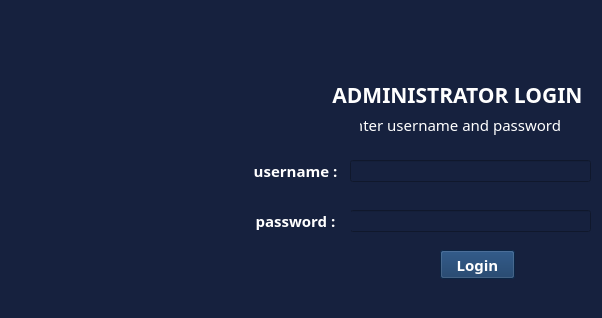
    <widget class="QWidget" name="tab">
     <property name="font">
      <font>
       <pointsize>14</pointsize>
      </font>
     </property>
     <property name="styleSheet">
      <string notr="true">background-color: rgb(22, 33, 62);</string>
     </property>
     <attribute name="title">
      <string>Login</string>
     </attribute>
     <widget class="QLabel" name="label_2">
      <property name="geometry">
       <rect>
        <x>322</x>
        <y>80</y>
        <width>271</width>
        <height>29</height>
       </rect>
      </property>
      <property name="font">
       <font>
        <family>Poppins</family>
        <pointsize>16</pointsize>
        <weight>75</weight>
        <bold>true</bold>
        <kerning>true</kerning>
       </font>
      </property>
      <property name="layoutDirection">
       <enum>Qt::LeftToRight</enum>
      </property>
      <property name="styleSheet">
       <string notr="true">color: rgb(255, 255, 255);</string>
      </property>
      <property name="text">
       <string>ADMINISTRATOR LOGIN</string>
      </property>
      <property name="scaledContents">
       <bool>true</bool>
      </property>
      <property name="alignment">
       <set>Qt::AlignCenter</set>
      </property>
     </widget>
     <widget class="QLabel" name="label_3">
      <property name="geometry">
       <rect>
        <x>360</x>
        <y>110</y>
        <width>201</width>
        <height>29</height>
       </rect>
      </property>
      <property name="font">
       <font>
        <family>Poppins</family>
        <pointsize>11</pointsize>
        <weight>50</weight>
        <italic>false</italic>
        <bold>false</bold>
        <kerning>true</kerning>
       </font>
      </property>
      <property name="layoutDirection">
       <enum>Qt::LeftToRight</enum>
      </property>
      <property name="styleSheet">
       <string notr="true">color: rgb(255, 255, 255);</string>
      </property>
      <property name="text">
       <string>Enter username and password</string>
      </property>
      <property name="scaledContents">
       <bool>true</bool>
      </property>
      <property name="alignment">
       <set>Qt::AlignRight|Qt::AlignTrailing|Qt::AlignVCenter</set>
      </property>
     </widget>
     <widget class="QLabel" name="label_4">
      <property name="geometry">
       <rect>
        <x>240</x>
        <y>150</y>
        <width>111</width>
        <height>41</height>
       </rect>
      </property>
      <property name="font">
       <font>
        <family>Poppins</family>
        <pointsize>11</pointsize>
        <weight>75</weight>
        <italic>false</italic>
        <bold>true</bold>
        <kerning>true</kerning>
       </font>
      </property>
      <property name="layoutDirection">
       <enum>Qt::LeftToRight</enum>
      </property>
      <property name="styleSheet">
       <string notr="true">color: rgb(255, 255, 255);</string>
      </property>
      <property name="text">
       <string>username :</string>
      </property>
      <property name="scaledContents">
       <bool>true</bool>
      </property>
      <property name="alignment">
       <set>Qt::AlignCenter</set>
      </property>
     </widget>
     <widget class="QLineEdit" name="tb01">
      <property name="geometry">
       <rect>
        <x>350</x>
        <y>160</y>
        <width>241</width>
        <height>22</height>
       </rect>
      </property>
      <property name="font">
       <font>
        <family>Poppins Medium</family>
        <pointsize>11</pointsize>
       </font>
      </property>
      <property name="styleSheet">
       <string notr="true">color: rgb(255, 255, 255);</string>
      </property>
      <property name="text">
       <string/>
      </property>
     </widget>
     <widget class="QLineEdit" name="tb02">
      <property name="geometry">
       <rect>
        <x>350</x>
        <y>210</y>
        <width>241</width>
        <height>22</height>
       </rect>
      </property>
      <property name="font">
       <font>
        <pointsize>10</pointsize>
       </font>
      </property>
      <property name="styleSheet">
       <string notr="true">color: rgb(255, 255, 255);</string>
      </property>
      <property name="text">
       <string/>
      </property>
      <property name="echoMode">
       <enum>QLineEdit::Password</enum>
      </property>
     </widget>
     <widget class="QLabel" name="label_5">
      <property name="geometry">
       <rect>
        <x>240</x>
        <y>200</y>
        <width>111</width>
        <height>41</height>
       </rect>
      </property>
      <property name="font">
       <font>
        <family>Poppins</family>
        <pointsize>11</pointsize>
        <weight>75</weight>
        <italic>false</italic>
        <bold>true</bold>
        <kerning>true</kerning>
       </font>
      </property>
      <property name="layoutDirection">
       <enum>Qt::LeftToRight</enum>
      </property>
      <property name="styleSheet">
       <string notr="true">color: rgb(255, 255, 255);</string>
      </property>
      <property name="text">
       <string>password :</string>
      </property>
      <property name="scaledContents">
       <bool>true</bool>
      </property>
      <property name="alignment">
       <set>Qt::AlignCenter</set>
      </property>
     </widget>
     <widget class="QPushButton" name="b01">
      <property name="geometry">
       <rect>
        <x>440</x>
        <y>250</y>
        <width>75</width>
        <height>29</height>
       </rect>
      </property>
      <property name="font">
       <font>
        <family>Poppins</family>
        <pointsize>11</pointsize>
        <weight>75</weight>
        <bold>true</bold>
       </font>
      </property>
      <property name="styleSheet">
       <string notr="true">background-color: rgb(15, 52, 96);
color: rgb(255, 255, 255);</string>
      </property>
      <property name="text">
       <string>Login</string>
      </property>
     </widget>
     <widget class="QLabel" name="label_6">
      <property name="geometry">
       <rect>
        <x>50</x>
        <y>100</y>
        <width>131</width>
        <height>141</height>
       </rect>
      </property>
      <property name="text">
       <string/>
      </property>
      <property name="pixmap">
       <pixmap>../../../../school_management_pyqt/schl_mgmt_app/src/login.png</pixmap>
      </property>
      <property name="scaledContents">
       <bool>true</bool>
      </property>
     </widget>
     <widget class="QLabel" name="l01">
      <property name="geometry">
       <rect>
        <x>410</x>
        <y>280</y>
        <width>136</width>
        <height>29</height>
       </rect>
      </property>
      <property name="font">
       <font>
        <family>Poppins</family>
        <pointsize>11</pointsize>
        <weight>50</weight>
        <italic>false</italic>
        <bold>false</bold>
        <kerning>true</kerning>
       </font>
      </property>
      <property name="layoutDirection">
       <enum>Qt::LeftToRight</enum>
      </property>
      <property name="styleSheet">
       <string notr="true">color: rgb(255, 255, 255);</string>
      </property>
      <property name="text">
       <string/>
      </property>
      <property name="scaledContents">
       <bool>true</bool>
      </property>
      <property name="alignment">
       <set>Qt::AlignCenter</set>
      </property>
     </widget>
    </widget>
